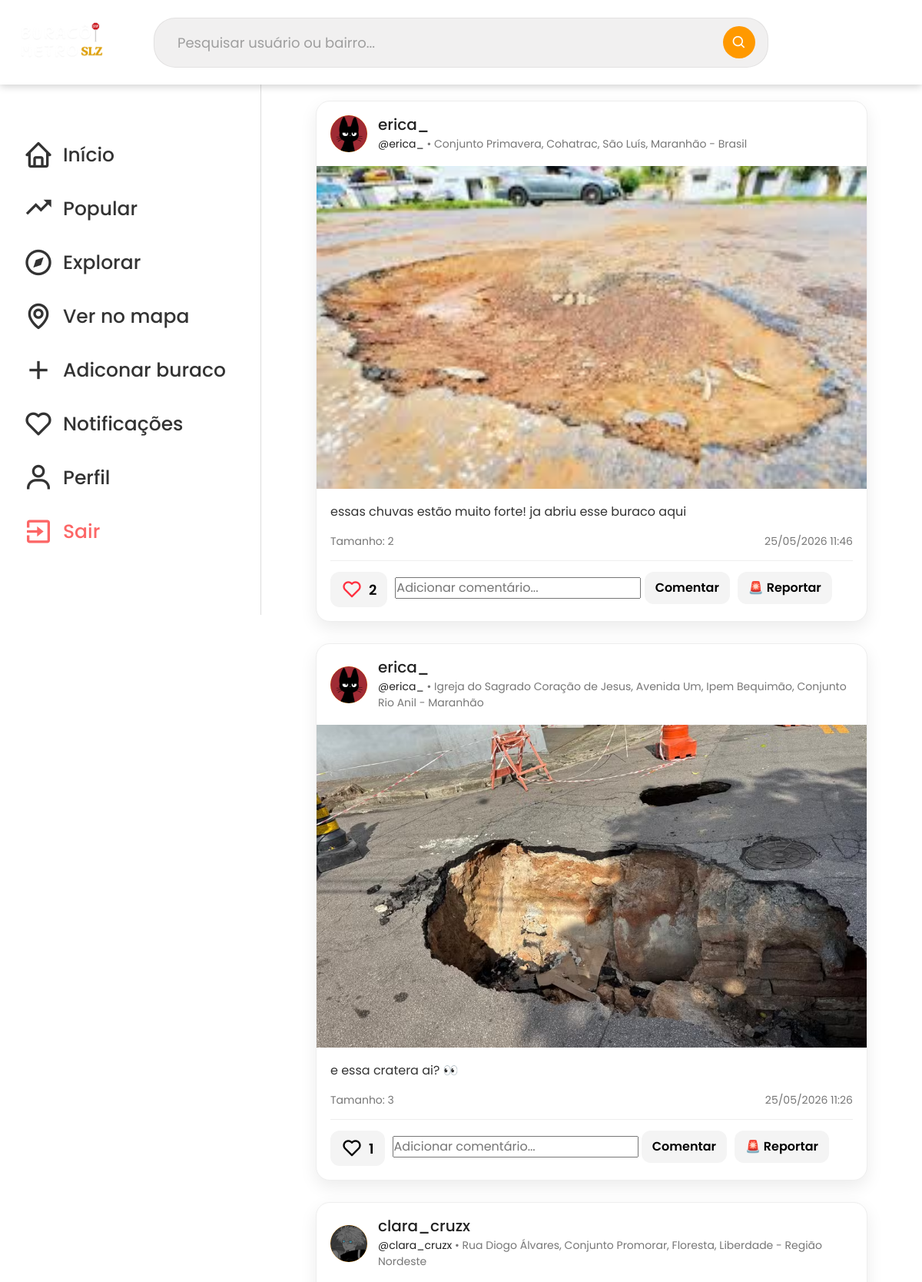
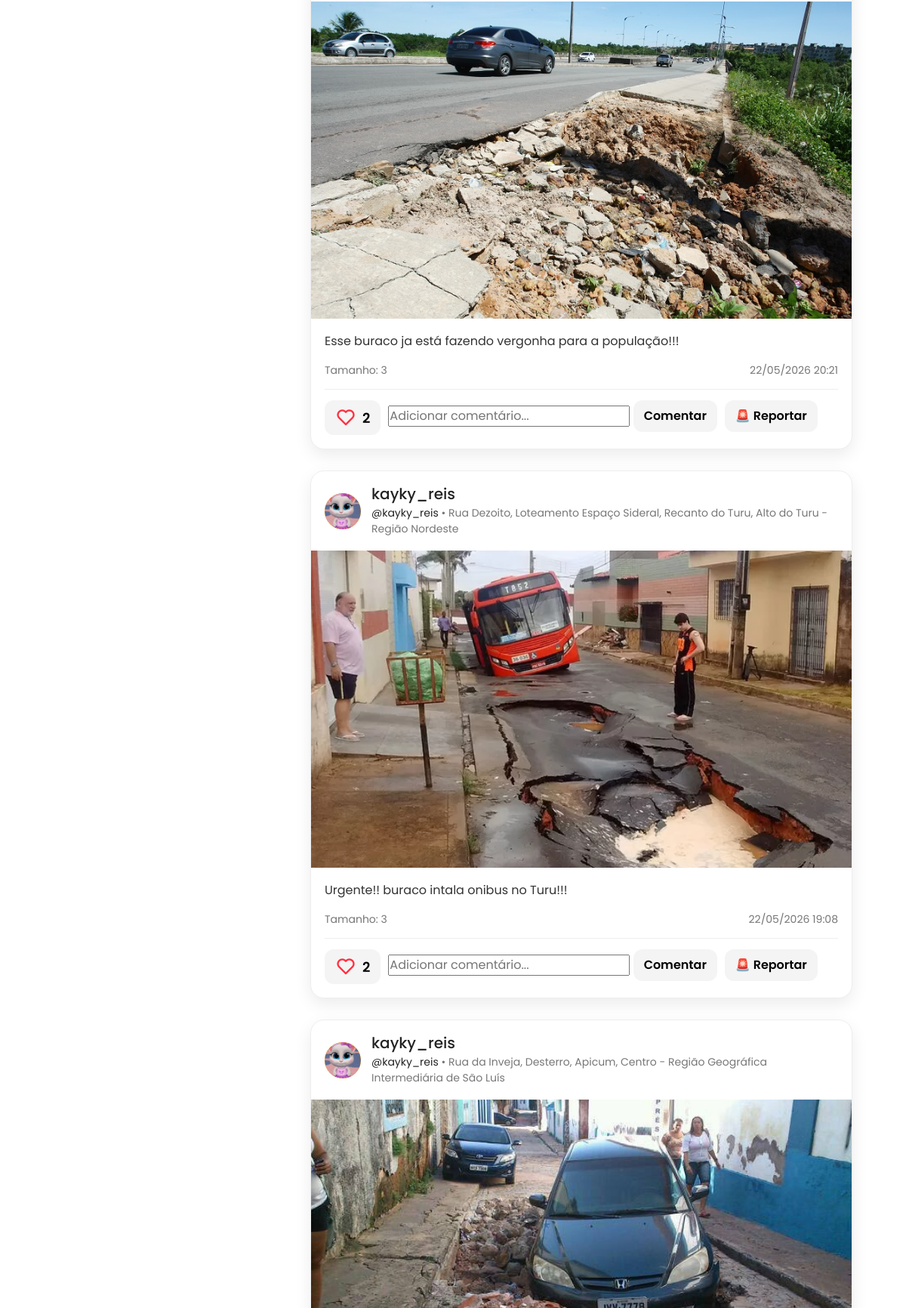
Screenshot of /principal (signed in, upper part) with the database file from the repository (2 pictures, top to bottom).
### buracos/models.py (models this page shows, shortened)
class Buraco(models.Model):
    titulo = models.CharField(max_length=255)
    descricao = models.TextField()
    local = models.CharField(max_length=255)
    endereco = models.CharField(max_length=255)
    url_imagem = models.URLField()
    tamanho = models.SmallIntegerField(default=1)
    data_atual = models.DateTimeField(auto_now_add=True)
    created_at = models.DateTimeField(auto_now_add=True)  # Data e hora de criação (preenchido automaticamente)
    updated_at = models.DateTimeField(auto_now=True)  # Data e hora de última atualização (atualizado automaticamente)
    usuario = models.ForeignKey(settings.AUTH_USER_MODEL, on_delete=models.CASCADE, null=True, blank=True)

### usuarios/models.py (models this page shows, shortened)
class CustomUser(AbstractUser):
    date_of_birth = models.DateField(null=True, blank=True)
    name = models.CharField(max_length=255, null=True, blank=True)
    foto = models.ImageField(upload_to='perfis/', null=True, blank=True)
    objects = UserManager()

### principal/views.py (the view)
# urls.py: path('', inicioView, name='inicioView'),
def inicioView(request):
    buracos = Buraco.objects.all().order_by('-created_at')
    for buraco in buracos:
        buraco.curtido = Like.objects.filter(
            usuario=request.user,
            buraco=buraco
        ).exists()
    variaveis = {
        'buracos': buracos,
    }
    return render(request, 'principal/inicio.html', variaveis)

### principal/templates/principal/inicio.html (shortened to what this page needs)
{% extends 'principal/principal.html' %}
{% load static %}
{% block content %}
<div class="feed-container">
    {% for buraco in buracos %}
        <div class="post-card">
            <div class="post-header">
                <div class="avatar">
                    {% if buraco.usuario.foto %}
                        <img src="{{ buraco.usuario.foto.url }}" alt="Foto de perfil">
                    {% elif buraco.usuario %}
                        {{ buraco.usuario.username|slice:":1"|upper }}
                    {% else %}
                        ?
                    {% endif %}
                </div>
                <div>
                    {% if buraco.usuario %}
                        <h2>
                            {% if request.user.id == buraco.usuario.id %}
                                <a href="{% url 'perfilView' %}">
                            {% else %}
                                <a href="{% url 'perfilPublicoView' buraco.usuario.username %}">
                            {% endif %}
                                <h2>{{ buraco.usuario.username }}</h2>
                            </a>
                        </h2>
                        <p>
                            <a href="{% url 'perfilPublicoView' buraco.usuario.username %}">
                                @{{ buraco.usuario.username }}
                            </a>
                            • {{ buraco.endereco }}
                        </p>
                    {% else %}
                        <h2>Usuário desconhecido</h2>
                        <p>{{ buraco.endereco }}</p>
                    {% endif %}
                </div>
            </div>
            {% if buraco.imagem %}
                <img class="post-image" src="{{ buraco.imagem.url }}" alt="Imagem do buraco">
            {% elif buraco.url_imagem %}
                <img class="post-image" src="{% static 'image-users/' %}{{ buraco.url_imagem }}" alt="Imagem do buraco">
            {% endif %}
            <div class="post-body">
                <p>{{ buraco.descricao }}</p>
                <div class="post-info">
                    <span>Tamanho: {{ buraco.tamanho }}</span>
                    <span>{{ buraco.created_at|date:"d/m/Y H:i" }}</span>
                </div>
                <div class="post-actions">
                    <button
                        class="btn-like {% if buraco.curtido %}curtido{% endif %}"
                        data-url="{% url 'curtirBuraco' buraco.id %}"
                    >
                        <i class='bx bx-heart'></i>
                        <span class="like-count">
                            {{ buraco.likes.count }}
                        </span>
                    </button>
                    <form action="{% url 'comentarBuraco' buraco.id %}" method="post">
                        <input
                            type="text"
                            name="comentario"
                            placeholder="Adicionar comentário..."
                        >
                        <button type="submit">
                            Comentar
                        </button>
                    </form>
                    <form action="{% url 'reportarBuraco' buraco.id %}" method="post">
                        <button type="submit">
                            🚨 Reportar
                        </button>
                    </form>
                </div>
            </div>
        </div>
    {% empty %}
        <p class="empty-feed">Ainda não existem buracos cadastrados.</p>
    {% endfor %}
</div>
{% endblock %}

### paginas/static/paginas/css/principal.css (style rules this page uses)
* { font-family: "Poppins", sans-serif; margin:0; padding: 0; box-sizing: border-box; }
:root { --espacamanto-conteudo: 50px; --body-color:#ffffff; --sidebar-color: #ffffff; --primary-color: #ff9900; --primary-color-light: #f6f5ff; --togle-color:#DDDD; --text-color: #707070; --tran-03: all 0.2s ease; --tran-03: all 0.3s ease; --tran-04: all 0.4s ease; --tran-05: all 0.5s ease; }
body { height: 100vh; background-color: var(--body-color); }
.feed-container { max-width: 720px; margin: 0 auto; padding: 1px; }
.post-card { background-color: white; border-radius: 18px; margin-bottom: 28px; box-shadow: 0 8px 22px rgba(0, 0, 0, 0.08); overflow: hidden; border: 1px solid #eee; }
.post-header { display: flex; align-items: center; gap: 14px; padding: 18px; }
.avatar { width: 48px; height: 48px; min-width: 48px; min-height: 48px; flex-shrink: 0; background-color: #ff9900; color: white; font-weight: bold; border-radius: 50%; display: flex; align-items: center; justify-content: center; overflow: hidden; }
.post-header h2 { margin: 0; font-size: 20px; color: #222; }
.post-header p { margin: 3px 0 0; color: #777; font-size: 14px; }
.post-image { width: 100%; max-height: 420px; object-fit: cover; display: block; }
.post-body { padding: 18px; }
.post-body p { font-size: 16px; color: #333; }
.post-info { display: flex; justify-content: space-between; color: #777; font-size: 14px; margin: 14px 0; }
.post-actions { display: flex; gap: 10px; border-top: 1px solid #eee; padding-top: 14px; }
.post-actions button { border: none; background-color: #f4f4f4; padding: 9px 14px; border-radius: 12px; cursor: pointer; font-weight: 600; }
.post-header a { color: #222; text-decoration: none; }
.perfil-avatar img, .avatar img { width: 100%; height: 100%; object-fit: cover; border-radius: 50%; }
.avatar img { width: 100%; height: 100%; object-fit: cover; border-radius: 50%; }
.btn-like { border: none; background: transparent; display: flex; align-items: center; gap: 8px; font-size: 18px; cursor: pointer; transition: 0.2s; }
.btn-like i { font-size: 28px; transition: 0.2s; }
.btn-like.curtido i { color: #ff3040; }

### rows the page displays
Buraco: usuario.foto (picture), usuario.username "erica_", endereco "Conjunto Primavera, Cohatrac, São Luís, Maranhão - Brasil", url_imagem (picture), descricao "essas chuvas estão muito forte! ja abriu esse buraco aqui", tamanho "2", created_at "25/05/2026 11:46", likes.count "2"
Buraco: usuario.foto (picture), usuario.username "erica_", endereco "Igreja do Sagrado Coração de Jesus, Avenida Um, Ipem Bequimão, Conjunto Rio Anil - Maranhão", url_imagem (picture), descricao "e essa cratera ai? 👀", tamanho "3", created_at "25/05/2026 11:26", likes.count "1"
Buraco: usuario.foto (picture), usuario.username "clara_cruzx", endereco "Rua Diogo Álvares, Conjunto Promorar, Floresta, Liberdade - Região Nordeste", url_imagem (picture), descricao "Esse buraco ja está fazendo vergonha para a população!!!", tamanho "3", created_at "22/05/2026 20:21", likes.count "2"
Buraco: usuario.foto (picture), usuario.username "kayky_reis", endereco "Rua Dezoito, Loteamento Espaço Sideral, Recanto do Turu, Alto do Turu - Região Nordeste", url_imagem (picture), descricao "Urgente!! buraco intala onibus no Turu!!!", tamanho "3", created_at "22/05/2026 19:08", likes.count "2"
Buraco: usuario.foto (picture), usuario.username "kayky_reis", endereco "Rua da Inveja, Desterro, Apicum, Centro - Região Geográfica Intermediária de São Luís", url_imagem (picture)
